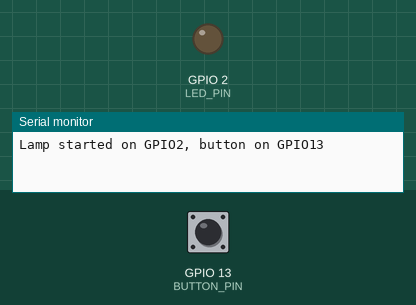
A program run on a simulated ESP32-S3. On the bench: output pins drawn as LEDs (lit = HIGH), the last lines printed to the serial monitor. Inputs (shaded band) come from the test bench; at power-on: GPIO 13 (BUTTON_PIN) HIGH.

Above: at 1.2 s.
1.3 s: GPIO 13 (BUTTON_PIN) pulled LOW for 0.15 s
At 2.64 s:
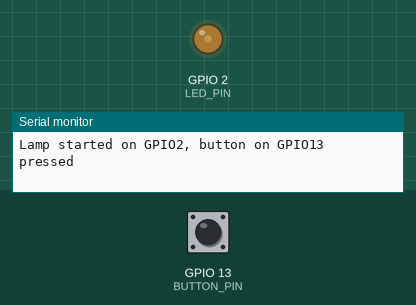
At 4.07 s:
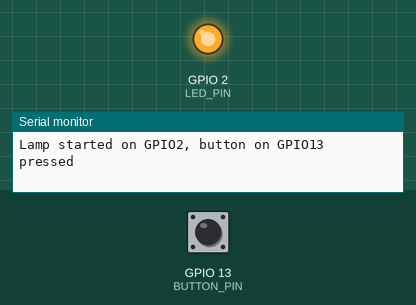
4.3 s: GPIO 13 (BUTTON_PIN) pulled LOW for 1 s
At 5.05 s:
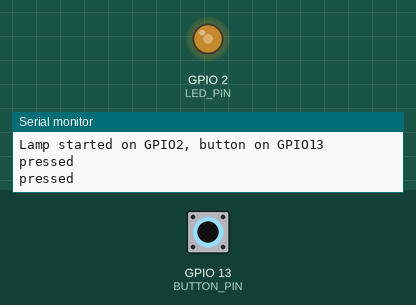
Timing chart, 0 to 8.2 s (numbered marks = the images above; inputs shaded):
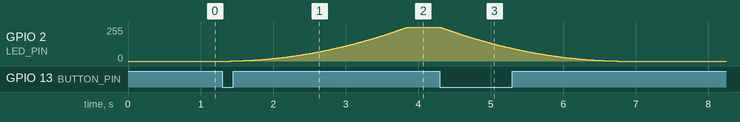

Measured:
- after the input at 1.3 s, GPIO 2 (LED_PIN): moves from 0/255 to 255/255 over 2.4 s, starting after 0.11 s
- after the input at 4.3 s, GPIO 2 (LED_PIN): moves from 255/255 to 0/255 over 2.4 s, starting at once

The program:

main.cpp
```cpp
#include <Arduino.h>

#define LED_PIN 2
#define BUTTON_PIN 13
#define CHN 0
#define FRQ 1000
#define PWM_BIT 12

const int MAX_DUTY = (1 << PWM_BIT) - 1;
const int FADE_STEPS = 255;  // brightness range, independent of PWM resolution
const unsigned long DEBOUNCE_MS = 30;
const unsigned long FADE_STEP_MS = 10;

int lastButton = HIGH;
unsigned long lastDebounce = 0;

int target = 0;
int brightness = 0;
unsigned long lastStep = 0;

// Gamma 2 curve: maps linear brightness (0..FADE_STEPS) to PWM duty (0..MAX_DUTY)
int toDuty(int b) {
  return (b * b * MAX_DUTY) / (FADE_STEPS * FADE_STEPS);
}

void setup() {
  Serial.begin(115200);
  pinMode(BUTTON_PIN, INPUT);
  ledcAttachChannel(LED_PIN, FRQ, PWM_BIT, CHN);
  Serial.printf("Lamp started on GPIO%d, button on GPIO%d\n", LED_PIN, BUTTON_PIN);
}

void loop() {
  unsigned long now = millis();

  int reading = digitalRead(BUTTON_PIN);
  if (reading != lastButton && now - lastDebounce > DEBOUNCE_MS) {
    lastDebounce = now;
    lastButton = reading;
    if (lastButton == LOW) {
      Serial.println("pressed");
      target = (target == 0) ? FADE_STEPS : 0;
    }
  }

  if (now - lastStep >= FADE_STEP_MS) {
    lastStep = now;
    if (brightness != target) {
      brightness += (brightness < target) ? 1 : -1;
      ledcWrite(LED_PIN, toDuty(brightness));
    }
  }
}
```
